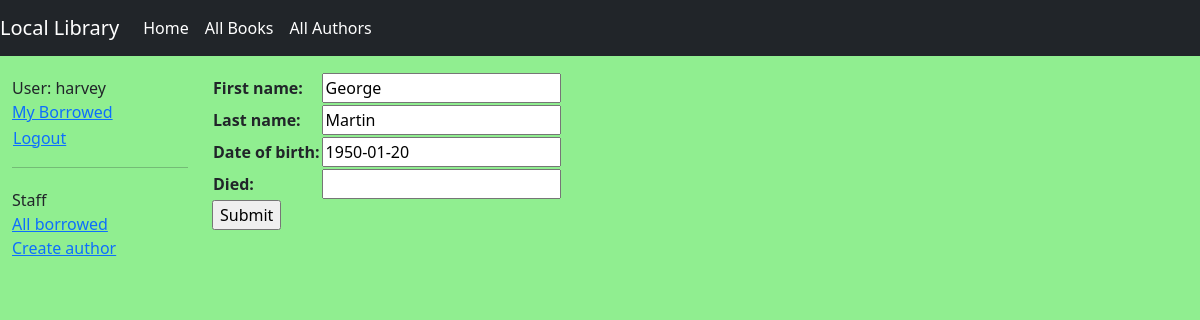
Screenshot of /catalog/author/1/update/ (signed in) with the database file from the repository.
### catalog/models.py (models this page shows, shortened)
class Author(models.Model):
    first_name = models.CharField(max_length=100)
    last_name = models.CharField(max_length=100)
    date_of_birth = models.DateField(null=True, blank=True)
    date_of_death = models.DateField('died', null=True, blank=True)
    class Meta:
        ordering = ['last_name', 'first_name']

### catalog/views.py (the view)
# urls.py: path('author/<int:pk>/update/', views.AuthorUpdate.as_view(), name='author-update'),
class AuthorUpdate(PermissionRequiredMixin, UpdateView):
    model = Author
    fields = '__all__'
    permission_required = 'catalog.change_author'

### catalog/templates/catalog/author_form.html (shortened to what this page needs)
{% extends "base_generic.html" %}
{% block content %}
<form action="" method="post">
  <table>
    {{ form.as_table }}
  </table>
  <input type="submit" value="Submit" />
</form>
{% endblock %}

### catalog/templates/base_generic.html (shortened to what this page needs)
<!DOCTYPE html>
<html lang="en">
  <head>
    <link href="https://cdn.jsdelivr.net/npm/bootstrap@5.3.3/dist/css/bootstrap.min.css"
      rel="stylesheet"
>
    {% load static %}
    <link rel="stylesheet" href="{% static 'css/styles.css' %}" />
  </head>
  <body>
    <nav class="navbar navbar-expand-lg navbar-light bg-dark">
      <a class="navbar-brand" href="#">Local Library</a>
      <div class="collapse navbar-collapse" id="navbarNavAltMarkup">
        <div class="navbar-nav">
          <a class="nav-item nav-link" href="{% url 'index' %}">Home</a>
          <a class="nav-item nav-link" href="{% url 'books' %}">All Books</a>
          <a class="nav-item nav-link" href="{% url 'authors' %}">All Authors</a>
        </div>
      </div>
    </nav>
    <div class="container-fluid">
      <div class="row">
        <div class="col-sm-2">
          {% block sidebar %}
            <ul class="sidebar-nav">
              <ul class="sidebar-nav">
                {% if user.is_authenticated %}
                  <li>User: {{ user.get_username }}</li>
                  <li><a href="{% url 'my-borrowed' %}">My Borrowed</a></li>
                  <li>
                    <form id="logout-form" method="post" action="{% url 'admin:logout' %}">
                      <button type="submit" class="btn btn-link">Logout</button>
                    </form>
                  </li>
                {% else %}
                  <li><a href="{% url 'login' %}?next={{ request.path }}">Login</a></li>
                {% endif %}
               </ul>
               {% if user.is_staff %}
               <hr>
               <ul class="sidebar-nav">
               <li>Staff</li>
               <li><a href="{% url 'all-borrowed' %}">All borrowed</a></li>
                {% if perms.catalog.add_author %}
                <li><a href="{% url 'author-create' %}">Create author</a></li>
                {% endif %}
               {% endif %}
            {% endblock %}
        </div>
        <div class="col-sm-10 mt-3">{% block content %}{% endblock %}
        </div>
      </div>
    </div>
  </body>
</html>

### catalog/static/css/styles.css (style rules this page uses)
.sidebar-nav { margin-top: 20px; padding: 0; list-style: none; }
#logout-form { display: inline; }
#logout-form button { padding: 0; margin: 0; }
body { background-color: lightgreen; }
.nav-item { color: white; }
.navbar-brand { color: white; }

### rows the page displays
Author: first_name "George", last_name "Martin", date_of_birth "1950-01-20"

### other values shown
{{ user.get_username }} "harvey"
